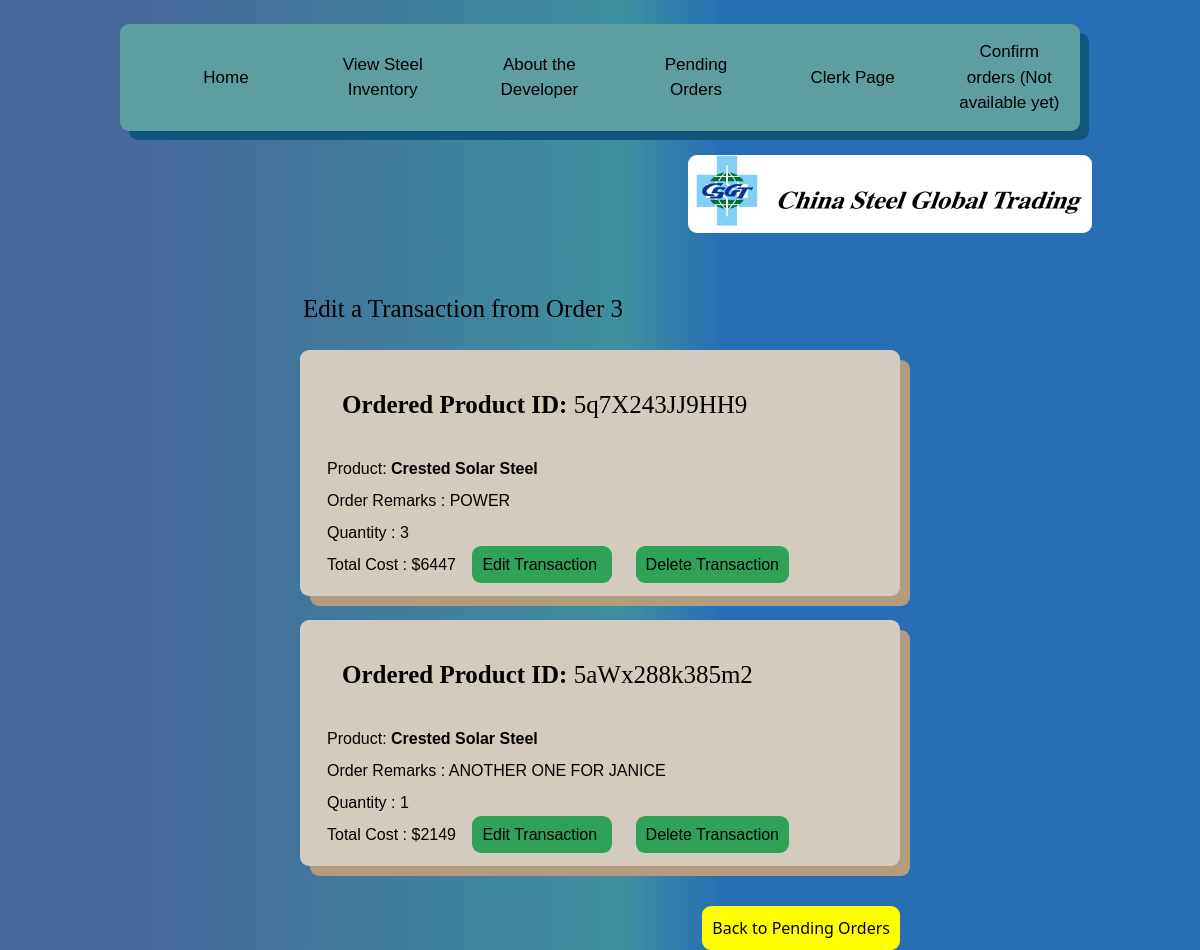
/UnfinishedTransactions/3/ (signed in), run on an earlier commit of the app's database.
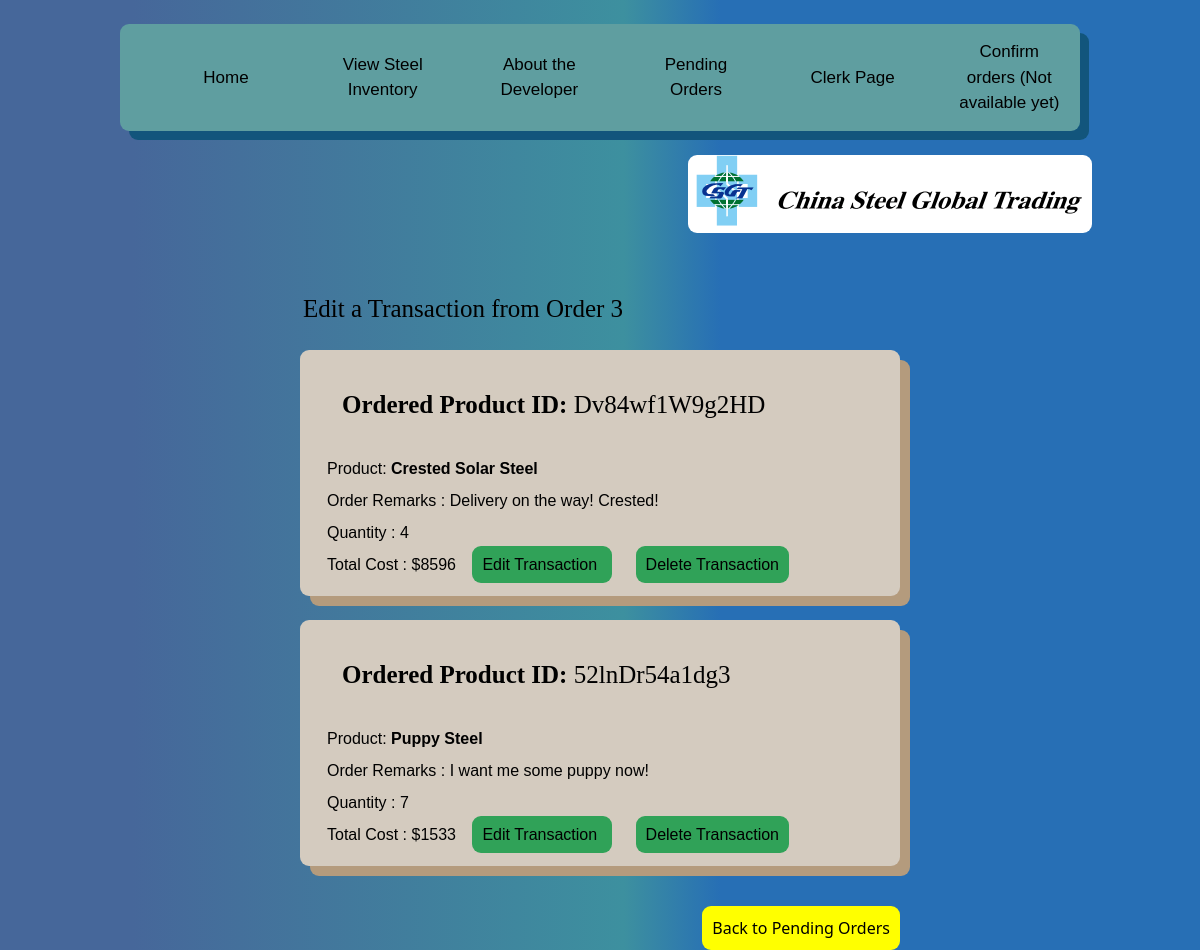
And on a later commit of the database.
### Inventory/models.py (models this page shows, shortened)
class OrderedProduct(models.Model):
    remarks = models.CharField(max_length=200)
    quantity = models.IntegerField(default=0)
    totalcost = models.IntegerField(default=0)
    OrderedProductID = models.CharField(default=None, unique=True, max_length=13)
    OrderID = models.ForeignKey(FinalOrder, default=None, on_delete=models.CASCADE)
    Marks = models.ForeignKey(Product, on_delete=models.CASCADE)
    objects = models.Manager()

class Product(models.Model): #Steels, not food
    objects = models.Manager()
    Name = models.CharField(max_length=200, unique=True)
    Image = models.ImageField(default=None, null= True, blank=True, upload_to="images/") #not have image if we dont have one, uploaded to images folder automatically
    Manufacturer = models.CharField(default=None, max_length=100)
    ManuLoc = models.CharField(default=None,max_length=255)
    Color = models.CharField(default=None, max_length=20)
    Status = models.BooleanField(default=True) #Records incase of removed
    Measurement = models.CharField(default=None, max_length=30)
    Description = models.CharField(default=None, max_length=500)
    GrossWeight = models.CharField(default=None, max_length=40)
    Marks = models.CharField(default=None, null=True, max_length=300)
    Length = models.CharField(max_length=20)
    Cost = models.CharField(max_length=10) #declared value USD
    Stock = models.BigIntegerField(default=0)
    Contact = models.CharField(max_length=500)

### Inventory/views.py (the view)
# urls.py: path('UnfinishedTransactions/<int:pk>/', views.EditTrans, name='UnfTrans'),
def EditTrans(request, pk):
    condition = ""
    Order = get_object_or_404(FinalOrder, pk=pk)
    Products = OrderedProduct.objects.filter(OrderID = Order).order_by('-totalcost')
    if request.user.is_authenticated:
        condition = True
        empty = len(Products) == 0
        return render(request,'Inventory/cart.html',{
                    'C' : condition,
                    'Products' : Products,
                    'p' : pk,
                    'e' : empty
                })

### Inventory/templates/Inventory/cart.html (shortened to what this page needs)
{% extends 'Inventory/base.html' %}
{% load static %}
    {% block content %}
        <br><br><br>
        {% if e == True %}
            <div class="container">
                <div class="Largetext" style="position: relative;"> No Products for this order yet! </div><br>
                <a class="Button" href="{% url 'Products2' %}" style="margin-bottom: 1vh; position: relative;"> Back to Pending Orders </a><br><br>
            </div>
        {% else %}
                <div class="Largetext" style="margin-left: 24vw;"> Edit a Transaction from Order {{p}} </div>
                {% for o in Products %}
                <div class="container">
                    <div class="bodytext">
                    <div class="Largetext"> <b>Ordered Product ID:</b>   {{o.OrderedProductID}} </div>
                    Product: <b> {{o.Marks.Name}} </b> <br>
                    Order Remarks : {{o.remarks}} <br>
                    Quantity : {{o.quantity}} <br>
                    Total Cost : ${{o.totalcost}}
                    <a class="Button" href="{% url 'editorder' pk=o.pk %}" style="margin-left: 1vw;"> Edit Transaction </a>
                    <a class="Button" href="{% url 'deltrans' pk=o.pk %}" style="margin-left: 2vw;"> Delete Transaction </a>
                    </div>
                </div>
                <br>
                {% endfor %}
                <a class="Button" href="{% url 'Products2' %}" style=" float: right; margin-right: 25vw; margin-top:2vh; background-color: yellow;"> Back to Pending Orders </a>
        {% endif %}
    {% endblock %}

### Inventory/templates/Inventory/base.html (shortened to what this page needs)
{% load static %}
<!DOCTYPE html>
<html lang="en">
<head>
    <link rel="stylesheet" type="text/css" href="{%  static '/css/output.css' %}">
</head>
<body>
    {% block header %}
    <br>
        <div class="header">
            {% if C == True %}
            <a class="Home {% if request.path == '/' %}active{% endif %}" href="{% url 'home' %}"> Home </a>
            <a class="Products {% if request.path == '/Products' %}active{% endif %}" href="{% url 'Products' %}"> View Steel Inventory </a>
            <a class="About {% if request.path == '/Developer' %}active{% endif %}" href="{% url 'Developer' %}"> About the Developer </a>
            <a class="User {% if request.path == '/PendingOrders' %}active{% endif %}" href="{% url 'Products2' %}"> Pending Orders </a>
            <a class="User {% if request.path == '/ClerkPage' %}active{% endif %}" href="{% url 'clerk' %}"> Clerk Page </a>
            <a class="User" href="{% url 'home' %}"> Confirm orders (Not available yet) </a>
            {% endif %}
        </div>
        <img src= "{% static 'pic/chinalogo.gif' %}" style="float: right; margin-right: 9vw; margin-top: 3vh; border-radius: 9px;"> <br><br><br>
    {% endblock %}
    {% block content %}
    {% endblock %}
</body>
</html>

What changed in the data, as far as the page shows it:
removed OrderedProduct: OrderedProductID "5q7X243JJ9HH9", Marks.Name "Crested Solar Steel", remarks "POWER", quantity "3", totalcost "6447"
removed OrderedProduct: OrderedProductID "5aWx288k385m2", Marks.Name "Crested Solar Steel", remarks "ANOTHER ONE FOR JANICE", quantity "1", totalcost "2149"
added OrderedProduct: OrderedProductID "Dv84wf1W9g2HD", Marks.Name "Crested Solar Steel", remarks "Delivery on the way! Crested!", quantity "4", totalcost "8596"
added OrderedProduct: OrderedProductID "52lnDr54a1dg3", Marks.Name "Puppy Steel", remarks "I want me some puppy now!", quantity "7", totalcost "1533"
